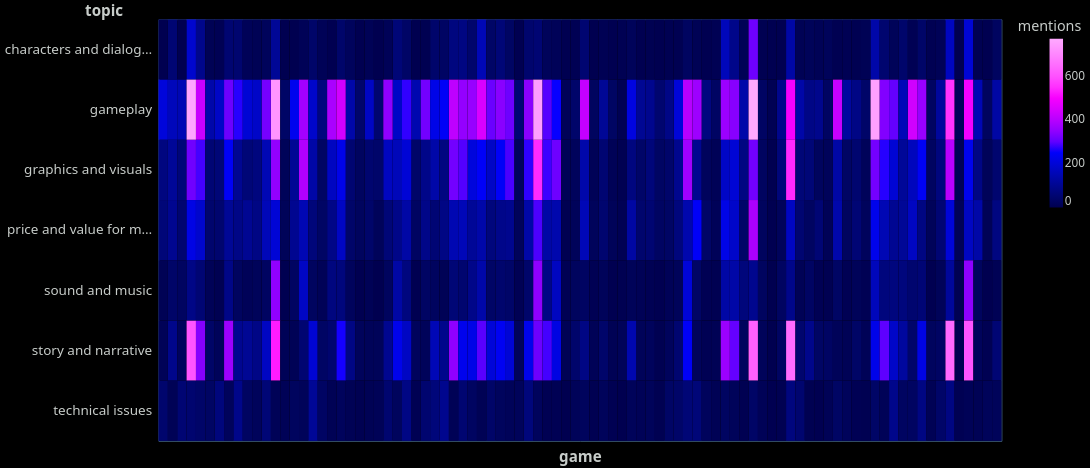

Source (Vega-Lite JSON):
### Vega-Lite specification from a JSON file in a GitHub repository (floating-point values rounded to 4 significant figures; data arrays with more than 128 entries replaced by an {"elided": "..."} marker saying what was removed)
{"config": {"view": {"continuousWidth": 400, "continuousHeight": 300, "stroke": "#4A7295", "strokeWidth": 1}, "background": "black", "mark": {"color": "#6495ED"}, "arc": {"fill": "#6495ED"}, "area": {"fill": "#6495ED", "line": true, "fillOpacity": 0.1}, "line": {"stroke": "#6495ED", "strokeWidth": 2}, "path": {"stroke": "#6495ED"}, "rect": {"fill": "#6495ED"}, "shape": {"stroke": "#6495ED"}, "symbol": {"fill": "#6495ED"}, "title": {"color": "#C7CCC9", "anchor": "start", "dy": -15, "fontSize": 16, "font": "IBM Plex Sans,system-ui,-apple-system,BlinkMacSystemFont,\".sfnstext-regular\",sans-serif", "fontWeight": 600}, "axisBand": {"grid": false}, "axis": {"labelColor": "#C7CCC9", "labelFontSize": 16, "labelFont": "IBM Plex Sans Condensed, system-ui, -apple-system, BlinkMacSystemFont, \".SFNSText-Regular\", sans-serif", "labelFontWeight": 400, "titleColor": "#C7CCC9", "titleFontWeight": 600, "titleFontSize": 16, "grid": true, "gridColor": "#4A7295", "labelAngle": 0, "domainColor": null, "tickColor": null, "labelPadding": 2, "tickSize": 6, "tickWidth": 0.5, "gridOpacity": 1, "gridZ": 1}, "axisX": {"gridDash": [6, 3], "gridWidth": 0.35, "gridColor": "#4A7295", "labelAngle": 0}, "axisY": {"gridDash": [6, 3], "gridWidth": 0.35, "gridColor": "#4A7295"}, "layer": {"grid": 1, "mark": 0}, "legend": {"labelFontSize": 14, "padding": 1, "symbolType": "square", "labelColor": "#C7CCC9", "titleColor": "#C7CCC9", "titleAlign": "center", "titleFontSize": 17}, "style": {"guide-label": {"font": "IBM Plex Sans,system-ui,-apple-system,BlinkMacSystemFont,\".sfnstext-regular\",sans-serif", "fill": "#C7CCC9", "fontWeight": 400}, "guide-title": {"font": "IBM Plex Sans,system-ui,-apple-system,BlinkMacSystemFont,\".sfnstext-regular\",sans-serif", "fill": "#C7CCC9", "fontWeight": 400}}, "range": {"category": ["#0000FF", "#FF6600FF", "#44E602", "#FF00FF", "#FFFF00", "#9900CC", "#33CCFF", "#f77976ff", "#CC66FF"]}}, "data": {"name": "data-b6f8e6ebd928fd620a70fb09106188ee"}, "mark": {"type": "rect"}, "encoding": {"color": {"aggregate": "sum", "field": "counts", "scale": {"range": ["#000050", "#0000FF", "#FF00FF", "#FFFFFF"]}, "title": "mentions", "type": "quantitative"}, "tooltip": {"field": "name", "type": "nominal"}, "x": {"axis": {"labels": false, "titleFontSize": 18}, "field": "name", "title": "game", "type": "nominal"}, "y": {"axis": {"titleAngle": 0, "titleX": -65, "titleY": 0, "labelFontSize": 16, "titleFontSize": 18}, "field": "topic", "title": "topic", "type": "nominal"}}, "height": 500, "params": [{"name": "param_1", "select": {"type": "point", "fields": ["sentiment"]}, "bind": {"input": "select", "options": ["positive", "negative", "neutral"], "name": "sentiment: "}, "value": [{"sentiment": "positive"}]}], "transform": [{"filter": {"param": "param_1"}}, {"joinaggregate": [], "groupby": ["name", "topic"]}, {"filter": {"param": "param_1"}}], "width": 1000, "$schema": "https://vega.github.io/schema/vega-lite/v5.20.1.json", "datasets": {"data-b6f8e6ebd928fd620a70fb09106188ee": {"elided": "4389 records"}}}
